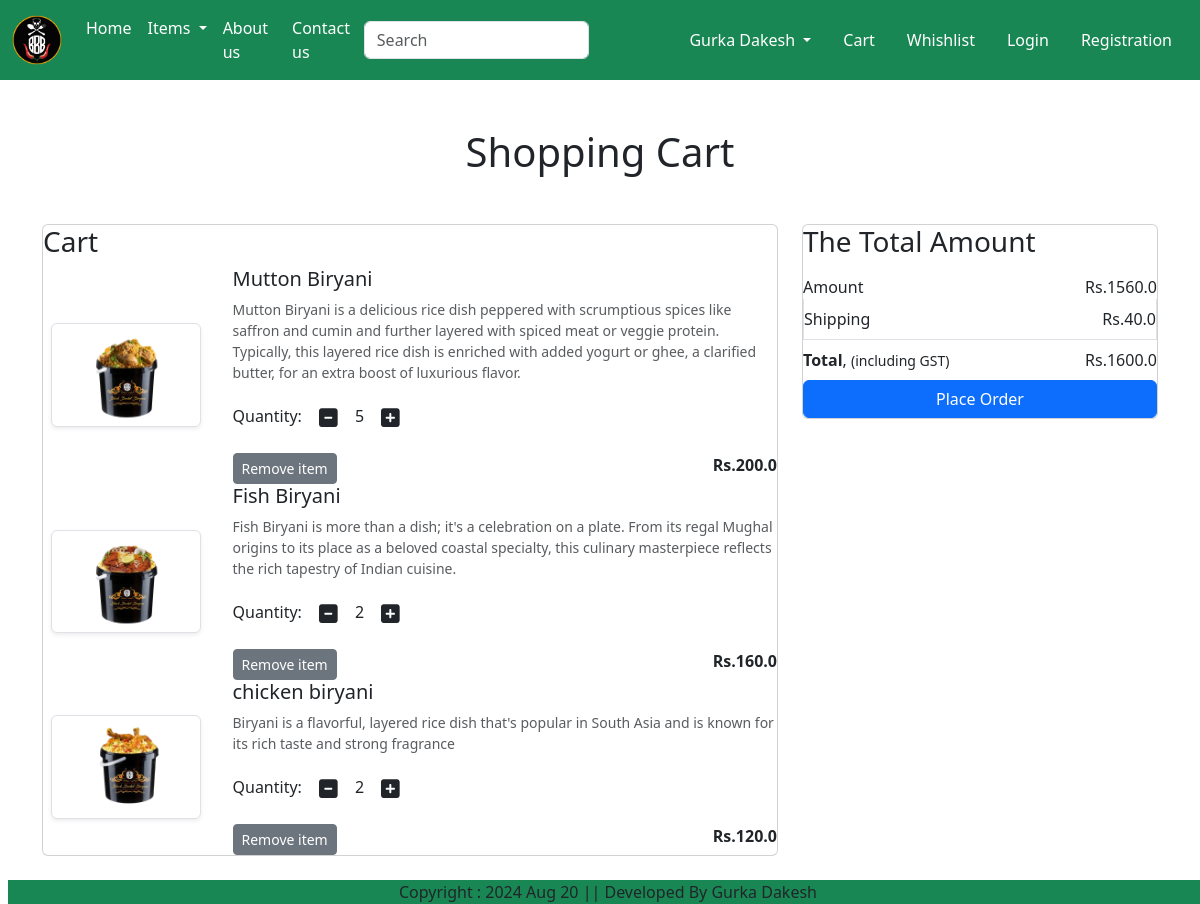
The app's page /cart/ (signed in) with its own data.
### app/models.py (models this page shows, shortened)
class Cart(models.Model):
    user = models.ForeignKey(User, on_delete=models.CASCADE)
    product = models.ForeignKey(Product, on_delete=models.CASCADE)
    quantity = models.PositiveIntegerField(default=1)

class Product(models.Model):
    title = models.CharField(max_length=255)
    selling_price = models.FloatField()
    discounted_price = models.FloatField()
    description = models.TextField()
    composition = models.TextField(default='')
    prodapp = models.TextField(default='')
    category = models.CharField(max_length=3, choices=CATEGORY_CHOICES)
    product_image = models.ImageField(upload_to='product_images/')

### app/views.py (the view)
# urls.py: path('cart/',views.show_cart,name='showcart'),
def show_cart(request):
    user = request.user
    cart = Cart.objects.filter(user=user)
    amount = sum(p.quantity * p.product.discounted_price for p in cart)
    totalamount = amount + 40  # Shipping cost
    return render(request, 'testapp/addcart.html', locals())

### app/templates/testapp/addcart.html (shortened to what this page needs)
{% extends 'testapp/base.html' %}
{% load static %}
{% block main-content %}
<div class="container my-5">
    <div class="row">
        {% if cart %}
        <h1 class="text-center mb-5">Shopping Cart</h1>
        <div class="col-sm-8">
            <div class="card">
                <div class="cart-body">
                    <h3>Cart</h3>
                    {% for item in cart %}
                    <div class="row">
                        <div class="col-sm-3 text-center align-self-center">
                            <img src="{{ item.product.product_image.url }}" alt="" class="img-fluid img-thumbnail shadow-sm" height="150" width="150">
                        </div>
                        <div class="col-sm-9">
                            <div>
                                <h5>{{item.product.title}}</h5>
                                <p class="mb-2 text-muted small">{{item.product.description}}</p>
                                <div class="my-3">
                                    <label for="quantity">Quantity:</label>
                                    <a class="minus-cart btn" data-pid="{{item.product.id}}"><i class="fas fa-minus-square fa-lg"></i></a>
                                    <span class="cart-quantity" data-product-id="{{item.product.id}}">{{item.quantity}}</span>
                                    <a class="plus-cart btn" data-pid="{{item.product.id}}"><i class="fas fa-plus-square fa-lg"></i></a>
                                </div>
                                <div class="d-flex justify-content-between">
                                    <a href="#" class="remove-cart btn btn-sm btn-secondary mr-3" data-pid="{{item.product.id}}">Remove item</a>
                                    <p class="mb-0"><span><strong>Rs.{{item.product.discounted_price}}</strong></span></p>
                                </div>
                            </div>
                        </div>
                    </div>
                    {% endfor %}
                </div>
            </div>
        </div>
        <div class="col-sm-4">
            <div class="card">
                <div class="cart-body">
                    <h3>The Total Amount</h3>
                    <ul class="list-group">
                        <li class="list-group-item d-flex justify-content-between align-items-center border-0 pb-0 px-0">
                            Amount <span id="amount">Rs.{{amount}}</span>
                        </li>
                        <li class="list-group-item d-flex justify-content-between align-items-center px-0">
                            Shipping <span>Rs.40.0</span>
                        </li>
                        <li class="list-group-item d-flex justify-content-between align-items-center border-0 mb-0 px-0">
                            <div>
                                <strong>Total</strong>, <small>(including GST)</small>
                            </div>
                            <span id="totalamount">Rs.{{totalamount}}</span>
                        </li>
                    </ul>
                    <div class="d-grid">
                        <a href="{% url 'checkout' %}" class="btn btn-primary">Place Order</a>
                    </div>
                </div>
            </div>
        </div>
        {% else %}
        <h1 class="text-center mb-5">Cart is Empty</h1>
        {% endif %}
    </div>
</div>
{% endblock %}

### app/templates/testapp/base.html (shortened to what this page needs)
<!DOCTYPE html>
{% load static %}
<html lang="en">
<head>
    <link rel="stylesheet" href="https://cdnjs.cloudflare.com/ajax/libs/bootstrap-icons/1.10.0/font/bootstrap-icons.min.css">
    <link href="https://cdn.jsdelivr.net/npm/bootstrap@5.3.3/dist/css/bootstrap.min.css" rel="stylesheet">
    <link rel="stylesheet" href="{% static 'app/css/owl.carousel.min.css'%}"/>
    <link rel="stylesheet" href="{% static 'app/css/all.min.css'%}"/>
    <link rel="stylesheet" href="{% static 'app/css/style.css'%}"/>
</head>
<body>
    <nav class="navbar navbar-expand-lg navbar-dark bg-success">
        <div class="container-fluid">
          <a class="navbar-brand" href="#">
            <img src="{% static 'app/images/product/newlogo.png' %}" width="50" height="50" >
          </a>
          <div class="collapse navbar-collapse" id="navbarSupportedContent">
            <ul class="navbar-nav me-auto mb-2 mb-lg-0">
              <li class="nav-item">
                <a class="nav-link active" aria-current="page" href="/">Home</a>
              </li>
              <li class="nav-item dropdown">
                <a class="nav-link dropdown-toggle text-white" href="#" role="button" data-bs-toggle="dropdown" aria-expanded="false">
                  Items
                </a>
              </li>
              <li class="nav-item">
                <a class="nav-link text-white" href="{% url 'about' %}">About us</a>
              </li>
              <li class="nav-item">
                <a class="nav-link text-white" href="{% url 'contact' %}">Contact us</a>
              </li>
            </ul>
            <form class="d-flex" role="search">
              <input class="form-control me-2" type="search" placeholder="Search" aria-label="Search">
              <button class="btn btn-outline-success" type="submit">Search</button>
            </form>
          </div>
          <ul class="navbar-nav me-auto mb-2 mb-lg-0">
            <li class="nav-item dropdown mx-2">
              <a class="nav-link dropdown-toggle text-white" href="#" role="button" data-bs-toggle="dropdown" aria-expanded="false">
                Gurka Dakesh
              </a>
            </li>
            <li class="nav-item mx-2">
              <a href="{% url 'showcart' %}" class="nav-link text-white">Cart</a>
            </li>
            <li class="nav-item mx-2">
              <a href="#" class="nav-link text-white">Whishlist</a>
            </li>
            <li class="nav-item mx-2">
              <a href="{% url 'login' %}" class="nav-link text-white">Login</a>
            </li>
            <li class="nav-item mx-2">
              <a href="{% url 'customerregistration' %}" class="nav-link text-white">Registration</a>
            </li>
          </ul>
        </div>
      </nav>
      {% block main-content %} {% endblock main-content %}
      <footer class="container-fluid bg-success fixed-bottom text-center mx-2">
        Copyright : 2024 Aug 20 || Developed By Gurka Dakesh
      </footer>
</body>
</html>

### records on screen
Cart: product.product_image (picture), product "Mutton Biryani", product.description "Mutton Biryani is a delicious rice dish peppered with scrumptious spices like saffron and cumin and further layered with spiced meat or veggie protein. Typically, this layered rice dish is enriched with added yogurt or ghee, a clarified butter, for an extra boost of luxurious flavor.", quantity "5", product.discounted_price "200.0"
Cart: product.product_image (picture), product "Fish Biryani", product.description "Fish Biryani is more than a dish; it's a celebration on a plate. From its regal Mughal origins to its place as a beloved coastal specialty, this culinary masterpiece reflects the rich tapestry of Indian cuisine.", quantity "2", product.discounted_price "160.0"
Cart: product.product_image (picture), product "chicken biryani", product.description "Biryani is a flavorful, layered rice dish that's popular in South Asia and is known for its rich taste and strong fragrance", quantity "2", product.discounted_price "120.0"

### other values on screen
{{ amount }} "1560.0"
{{ totalamount }} "1600.0"
